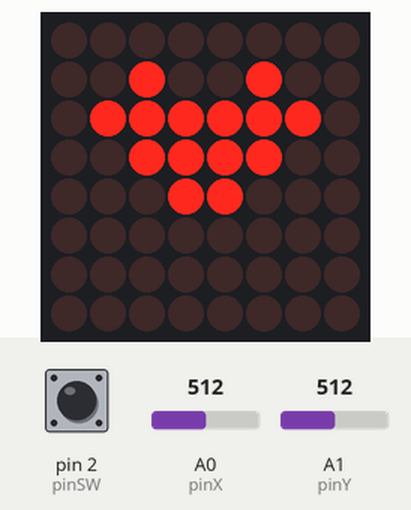
Bench run of a sketch on a simulated Arduino Uno, built with avr-gcc and run on an emulated ATmega328P. Parts: 8×8 LED matrix. The inputs (shaded band) are chosen by the test bench; at power-on: A0 (pinX) = 512, pin 2 (pinSW) HIGH, A1 (pinY) = 512. What the sketch prints to the serial monitor is not drawn.

Above: at 1.25 s.
1.3 s: A0 (pinX) set to 610
At 1.35 s:
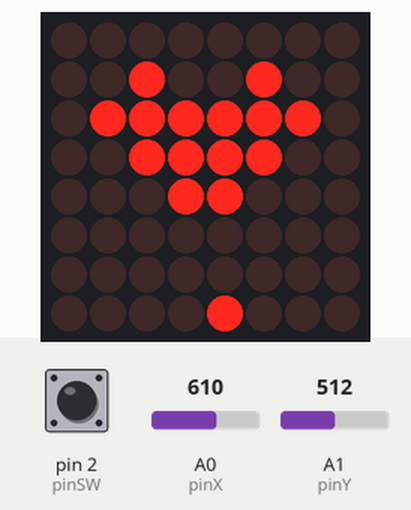
3.1 s: pin 2 (pinSW) pulled LOW for 0.15 s
At 3.25 s:
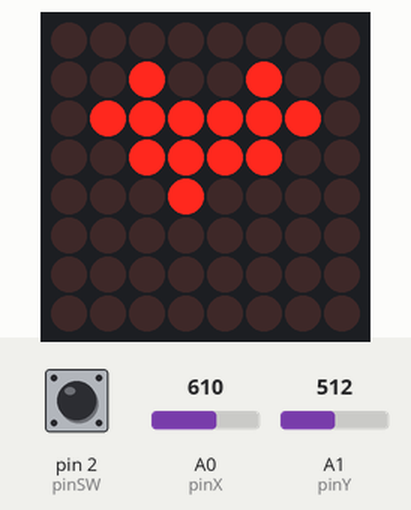
3.8 s: pin 2 (pinSW) pulled LOW for 1 s
At 3.96 s:
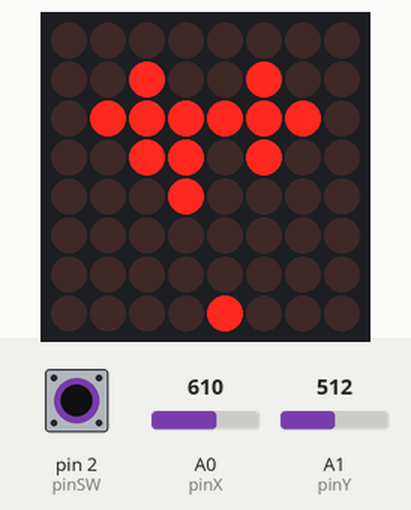
5.4 s: pin 2 (pinSW) pulled LOW for 0.15 s
At 5.58 s:
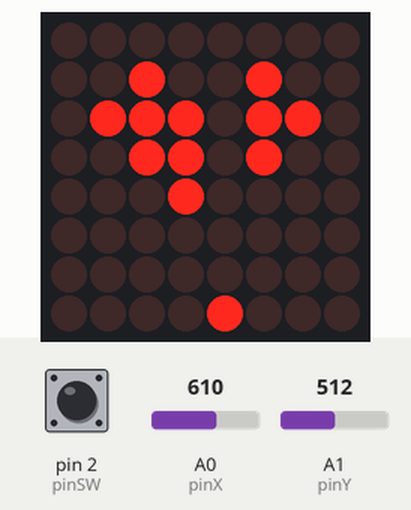
Timing chart, 0 to 7.1 s (numbered marks = the images above; inputs shaded):
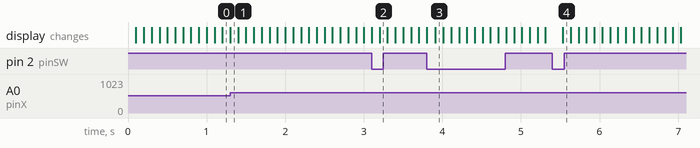

Measured:
- after the input at 1.3 s, the display: changes at once (image 1)
- after the input at 3.1 s, the display: first differs from a run without the input after 0.10 s (image 2)
- after the input at 3.8 s, the display: first differs from a run without the input after 0.11 s (image 3)
- after the input at 5.4 s, the display: changes after 0.13 s (image 4)

The sketch:

Homework_7_mini_matrix_game.ino
```cpp
#include "LedControl.h"

const byte dinPin = 12;
const byte clockPin = 11;
const byte loadPin = 10;
const byte matrixSize = 8;
const int pinSW = 2;
const int pinX = A0;
const int pinY = A1;

LedControl lc = LedControl(dinPin, clockPin, loadPin, 1);
byte matrixBrightness = 2;
int xValue, yValue;
int minThreshold = 400;
int maxThreshold = 600;
bool joyMoved = false;
int row = 1;
int col = 0;

unsigned long lastDebounceTime = 0;
unsigned long debounceDelay = 50;
bool buttonState = HIGH;
bool lastButtonState = HIGH;
int playerRow = 3;
int playerCol = 3;
const int numObstacles = 3;

//I defined this matrix in order to go through the obstacles more easily, and also be able to add more in case I need to do so, without having to modify the rest of the code
bool obstacles[numObstacles][matrixSize][matrixSize] = {
  // Obstacle 1
  {
    {0, 0, 0, 0, 0, 0, 0, 0},
    {0, 0, 1, 0, 0, 1, 0, 0},
    {0, 1, 1, 1, 1, 1, 1, 0},
    {0, 0, 1, 1, 1, 1, 0, 0},
    {0, 0, 0, 1, 1, 0, 0, 0},
    {0, 0, 0, 0, 0, 0, 0, 0},
    {0, 0, 0, 0, 0, 0, 0, 0},
    {0, 0, 0, 0, 0, 0, 0, 0}
  },

  // Obstacle 2
  {
    {0, 0, 0, 0, 0, 0, 0, 0},
    {0, 0, 1, 0, 0, 1, 0, 0},
    {0, 0, 1, 0, 0, 1, 0, 0},
    {0, 0, 1, 1, 1, 1, 0, 0},
    {0, 0, 0, 1, 1, 0, 0, 0},
    {0, 0, 0, 0, 0, 0, 0, 0},
    {0, 0, 0, 0, 0, 0, 0, 0},
    {0, 0, 0, 0, 0, 0, 0, 0}
  },

  // Obstacle 3
  {
    {0, 0, 0, 0, 0, 0, 0, 0},
    {0, 0, 1, 0, 0, 1, 0, 0},
    {0, 0, 1, 0, 0, 1, 0, 0},
    {0, 0, 1, 1, 1, 1, 0, 0},
    {0, 0, 1, 0, 0, 1, 0, 0},
    {0, 0, 0, 0, 0, 0, 0, 0},
    {0, 0, 0, 0, 0, 0, 0, 0},
    {0, 0, 0, 0, 0, 0, 0, 0}
  }
};

// Example of accessing obstacle data
bool (*currentObstacle)[matrixSize] = obstacles[0];


void setup() {
  row = 7;
  col = 3; // the initial position of the shooter(player)
  lc.shutdown(0, false);
  lc.setIntensity(0, matrixBrightness);
  lc.clearDisplay(0);
  pinMode(pinSW, INPUT_PULLUP);
  // Set the initial obstacle;
  currentObstacle = obstacles[0];
  displayObstacle();
  Serial.begin(9600);
  Serial.println("Program started"); //Serial print used for debugging. I'm going to leave it here since it's useful to see how the code runs
}

void loop() {
  blinkLedPlayer(row, col, 100);
  decideJoyDirection(joyMoved);
  handleLaserShoot();
}


//Function for deciding how to interpret the moves of the joystick. I 'recycled' this part of the code from one of my previous projects
void decideJoyDirection(bool &joyMoved) {
  xValue = analogRead(pinX);
  yValue = analogRead(pinY);

  if (xValue < minThreshold && !joyMoved) {  // left
    moveSegment('L');
    joyMoved = true;
  } else if (xValue > maxThreshold && !joyMoved) {  // right
    moveSegment('R');
    joyMoved = true;
  }

  if (yValue < minThreshold && !joyMoved) {  // up
    moveSegment('U');
    joyMoved = true;
  } else if (yValue > maxThreshold && !joyMoved) {  // down
    moveSegment('D');
    joyMoved = true;
  }

  if (xValue > minThreshold && xValue < maxThreshold && yValue > minThreshold && yValue < maxThreshold) {
    joyMoved = false;  // reset joyMoved when joystick returns to center
  }
}

//Moving the player according to the moves of the joysick
void moveSegment(char direction) {
  lc.setLed(0, row, col, false);

  if (direction == 'U' && row > 0) {
    row--;
  } else if (direction == 'D' && row < matrixSize - 1) { // Keeping in mind that the player can't move out of the matrix
    row++;
  } else if (direction == 'L' && col > 0) {
    col--;
  } else if (direction == 'R' && col < matrixSize - 1) {
    col++;
  }

  lc.setLed(0, row, col, true);
}


// Blinking the player LED in order to differenciate it from the obstacles/laser
void blinkLedPlayer(int row, int col, int interval) {
  static unsigned long previousMillis = 0;
  static bool ledState = false;

  unsigned long currentMillis = millis();

  if (currentMillis - previousMillis >= interval) {
    previousMillis = currentMillis;
    ledState = !ledState;  // Toggle the LED state

    lc.setLed(0, row, col, ledState);
  }
}

//Logic for deciding if a laser is shot, depending on the activity of the joystick button
void handleLaserShoot() {
  int reading = digitalRead(pinSW);

  if (reading != lastButtonState) {
    lastDebounceTime = millis();
  }

  if ((millis() - lastDebounceTime) > debounceDelay) {
    if (reading != buttonState) {
      buttonState = reading;

      if (buttonState == LOW) {
        shootLaser(row, col);
      }
    }
  }

  lastButtonState = reading;
}

//Visual representation of the laser shooting. Here the obstacles are destroyed when shot
void shootLaser(int row, int col) {
  for (int i = 1; i < 8; i++) {
    if (currentObstacle[row - i][col] == 1) {
      currentObstacle[row - i][col] = 0;
      lc.setLed(0, row - i, col, false);

      // Check if the entire obstacle is destroyed
      bool obstacleDestroyed = true;
      for (int r = 0; r < matrixSize; r++) {
        for (int c = 0; c < matrixSize; c++) {
          if (currentObstacle[r][c] == 1) {
            obstacleDestroyed = false;
            break;
          }
        }
        if (!obstacleDestroyed) {
          break;
        }
      }

      // If the obstacle is fully destroyed, switch to the next one
      if (obstacleDestroyed) {
        switchToNextObstacle();
      }

      return;
    }

    lc.setLed(0, row - i, col, true);
    delay(20);
    lc.setLed(0, row - i, col, false);
  }
}

//Function for displaying the obstacles one by one, on the matrix
void displayObstacle() {
  lc.clearDisplay(0);

  for (int i = 0; i < matrixSize; i++) {
    for (int j = 0; j < matrixSize; j++) {
      if (currentObstacle[i][j] == 1) {
        lc.setLed(0, i, j, true);
      }
    }
  }
}

//Function for going through all the obstacles in the array. When a new obstacle is added, I don't need to modify this function since I used an array
void switchToNextObstacle() {
  static int currentObstacleIndex = 0;
  currentObstacleIndex = (currentObstacleIndex + 1) % numObstacles;
  currentObstacle = obstacles[currentObstacleIndex];
  Serial.print("Switched to obstacle index: ");
  Serial.println(currentObstacleIndex);
  // Clear the display and show the new obstacle
  lc.clearDisplay(0);
  delay(100);
  displayObstacle();
}
```
